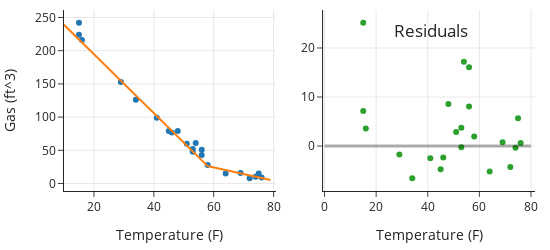

Write notebook code for a chart like this one.
### Markdown cell above
Let's overlay the bent-line fit on the scatter plot and examine the residuals to get an idea as to the quality of the fit:

### Code cell
err58 = y_test - y_pred_test

temp = np.arange(10, 80, 1)
temp58p = (temp - 58) * (temp >= 58)

Xs = pd.DataFrame(
    data=np.transpose([temp, temp58p]), columns=["temp", "temp58p"]
)
y_hats = bent_final.predict(Xs)


fig = make_subplots(rows=1, cols=2)

fig.add_trace(
    go.Scatter(x=X_test["temp"], y=y_test, mode="markers"), row=1, col=1
)

fig.add_trace(go.Scatter(x=Xs["temp"], y=y_hats), row=1, col=1)
fig.update_xaxes(title="Temperature (F)", row=1, col=1)
fig.update_yaxes(title="Gas (ft^3)", row=1, col=1)


fig.add_trace(
    go.Scatter(x=X_test["temp"], y=err58, mode="markers"), row=1, col=2
)

fig.add_shape(
    type="line",
    x0=0, y0=0, x1=80, y1=0,
    line=dict(color="Black", width=3),
    row=1, col=2,
)

fig.update_xaxes(title="Temperature (F)", row=1, col=2)

fig.update_layout(
    height=250, width=550,
    showlegend=False,
    title={
        "text": "Residuals",
        "y": 0.9,
        "x": 0.85,
        "xanchor": "right",
        "yanchor": "top",
    },
)

fig.show()

### Figure 1 — Plotly figure (JSON) as saved in the notebook; plotly's stock layout.template omitted (floating-point values rounded to 4 significant figures)
{"data": [{"mode": "markers", "type": "scatter", "x": [69, 58, 15, 56, 74, 76, 53, 46, 54, 53, 56, 45, 64, 16, 72, 51, 29, 34, 48, 15, 75, 41], "xaxis": "x", "y": [16, 28, 224, 51, 10, 9, 48, 77, 61, 52, 43, 79, 15, 216, 8, 60, 153, 126, 79, 242, 15, 99], "yaxis": "y"}, {"type": "scatter", "x": [10, 11, 12, 13, 14, 15, 16, 17, 18, 19, 20, 21, 22, 23, 24, 25, 26, 27, 28, 29, 30, 31, 32, 33, 34, 35, 36, 37, 38, 39, 40, 41, 42, 43, 44, 45, 46, 47, 48, 49, 50, 51, 52, 53, 54, 55, 56, 57, 58, 59, 60, 61, 62, 63, 64, 65, 66, 67, 68, 69, 70, 71, 72, 73, 74, 75, 76, 77, 78, 79], "xaxis": "x", "y": [239.0, 234.6, 230.2, 225.7, 221.3, 216.9, 212.4, 208.0, 203.6, 199.1, 194.7, 190.2, 185.8, 181.4, 176.9, 172.5, 168.1, 163.6, 159.2, 154.7, 150.3, 145.9, 141.4, 137.0, 132.6, 128.1, 123.7, 119.2, 114.8, 110.4, 105.9, 101.5, 97.07, 92.63, 88.19, 83.75, 79.32, 74.88, 70.44, 66.01, 61.57, 57.13, 52.7, 48.26, 43.82, 39.38, 34.95, 30.51, 26.07, 25.09, 24.11, 23.12, 22.14, 21.15, 20.17, 19.19, 18.2, 17.22, 16.23, 15.25, 14.27, 13.28, 12.3, 11.31, 10.33, 9.345, 8.361, 7.377, 6.393, 5.409], "yaxis": "y"}, {"mode": "markers", "type": "scatter", "x": [69, 58, 15, 56, 74, 76, 53, 46, 54, 53, 56, 45, 64, 16, 72, 51, 29, 34, 48, 15, 75, 41], "xaxis": "x2", "y": [0.7506, 1.926, 7.137, 16.05, -0.3292, 0.6389, -0.2587, -2.317, 17.18, 3.741, 8.052, -4.754, -5.17, 3.574, -4.297, 2.867, -1.746, -6.561, 8.557, 25.14, 5.655, -2.502], "yaxis": "y2"}], "layout": {"height": 250, "shapes": [{"line": {"color": "Black", "width": 3}, "type": "line", "x0": 0, "x1": 80, "xref": "x2", "y0": 0, "y1": 0, "yref": "y2"}], "showlegend": false, "title": {"text": "Residuals", "x": 0.85, "xanchor": "right", "y": 0.9, "yanchor": "top"}, "width": 550, "xaxis": {"anchor": "y", "domain": [0, 0.45], "title": {"text": "Temperature (F)"}}, "xaxis2": {"anchor": "y2", "domain": [0.55, 1], "title": {"text": "Temperature (F)"}}, "yaxis": {"anchor": "x", "domain": [0, 1], "title": {"text": "Gas (ft^3)"}}, "yaxis2": {"anchor": "x2", "domain": [0, 1]}}}
